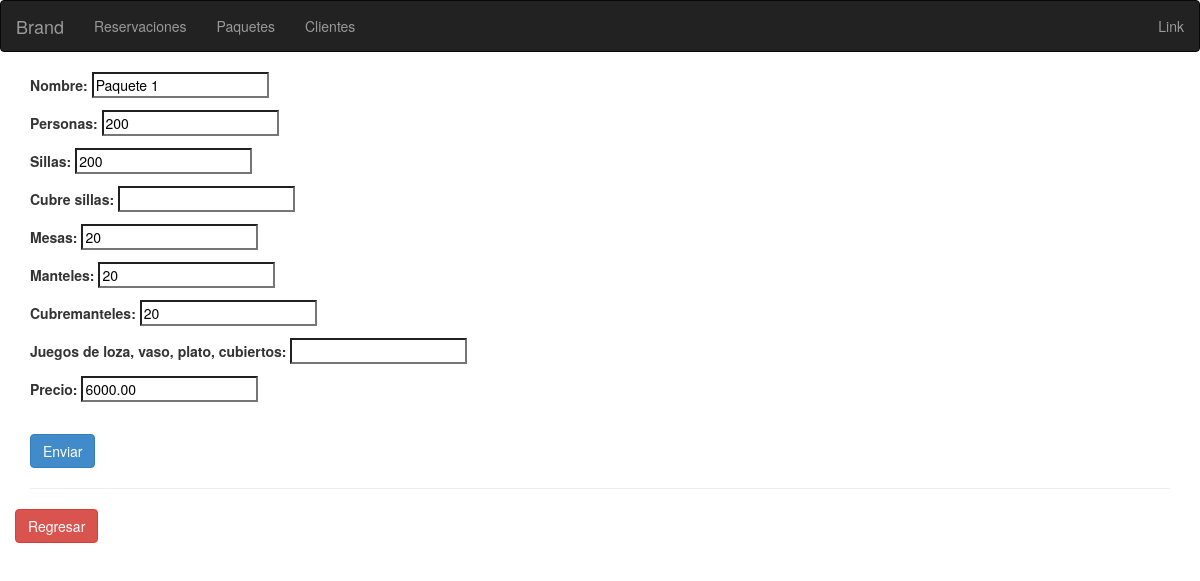
The app's page /administrador/editar_paquete/1 with its own data.
### app/models.py (models this page shows, shortened)
class Paquete(models.Model):
    nombre = models.CharField(max_length=20)
    personas = models.CharField(max_length=3)
    sillas = models.SmallIntegerField()
    cubresillas = models.SmallIntegerField("cubre sillas", null=True, blank=True)
    mesas = models.SmallIntegerField()
    manteles = models.SmallIntegerField()
    cubremanteles = models.SmallIntegerField()
    juego_loza = models.SmallIntegerField("Juegos de loza, vaso, plato, cubiertos", blank=True, null=True)
    precio = models.DecimalField(max_digits=7, decimal_places=2)

### joseadmin/views.py (the view)
# urls.py: url(r'^editar_paquete/(?P<pk>\d+)$', PaqueteUpdate.as_view(), name='paqueteEdit'),
class PaqueteUpdate(UpdateView):
    model = Paquete
    template_name = 'paquetes/actualizar_paquete.html'
    success_url = reverse_lazy('administrador:paquetes')
    fields = ['nombre', 'personas', 'sillas', 'cubresillas', 'mesas', 'manteles', 'cubremanteles', 'juego_loza', 'precio']

### joseadmin/templates/paquetes/actualizar_paquete.html (shortened to what this page needs)
{% extends "base-admin.html" %}
{% block contenidoadmin %}
<form method="post">
    {{ form.as_p }}
    <br/>
    <input type="submit" value="Enviar" class="btn btn-primary" />
</form>
    <hr/>
    <div class="row">
        <p> <a href="{% url "administrador:paquetes" %}" class="btn btn-danger" >Regresar</a></p>
    </div>
{% endblock %}

### records on screen
Paquete: nombre "Paquete 1", personas "200", sillas "200", mesas "20", manteles "20", cubremanteles "20", precio "6000.00"
